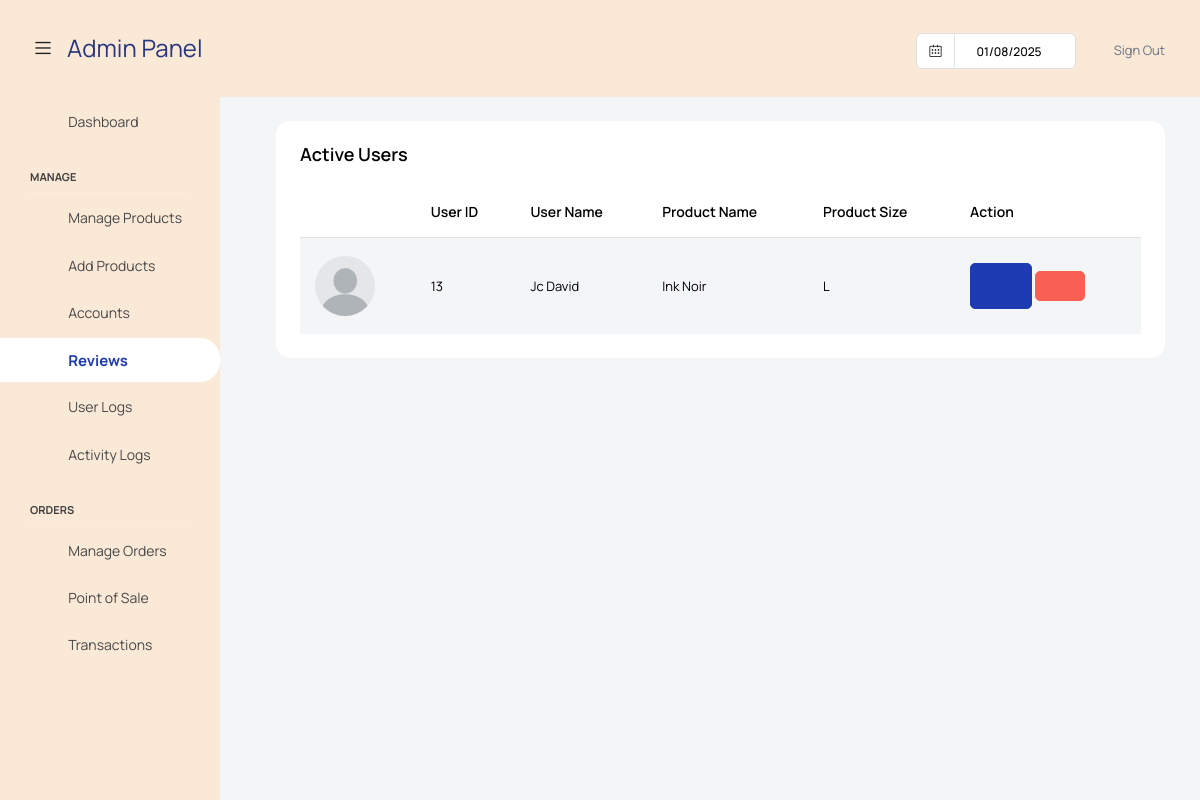
/admin/reviews.php (signed in), run on an earlier commit of the app's database.
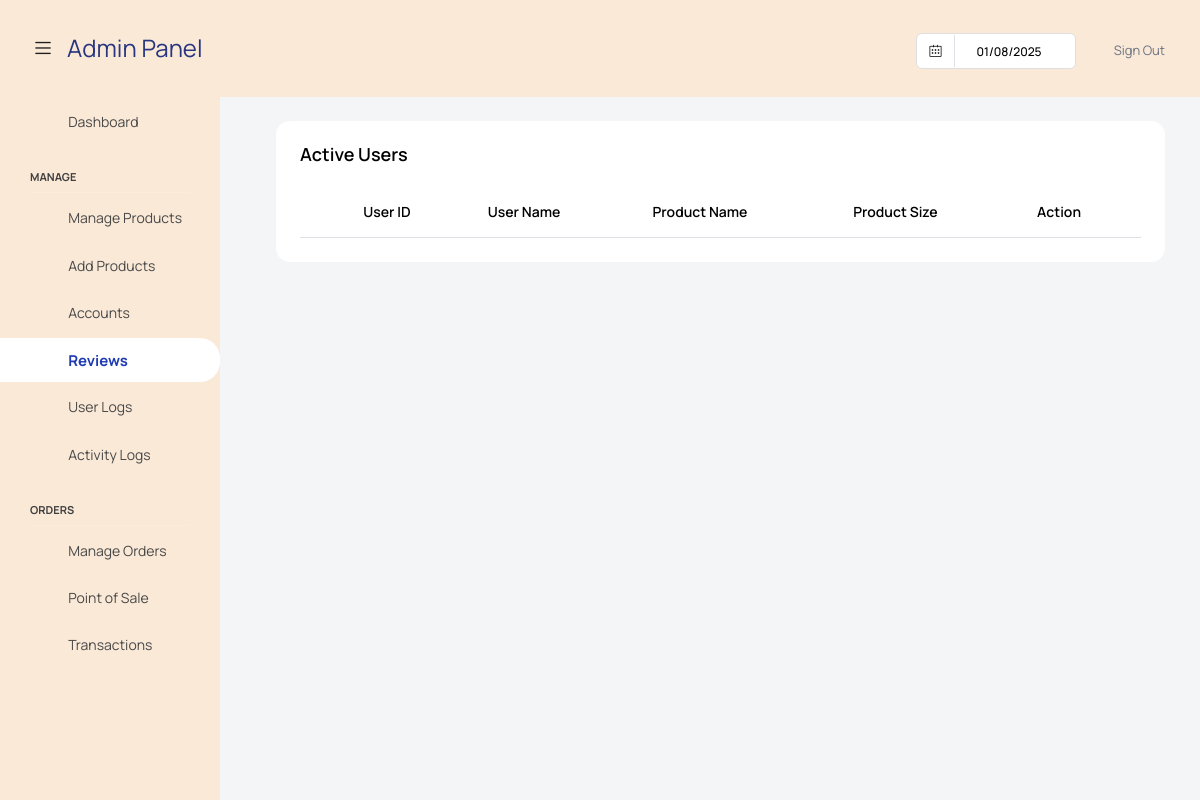
And on a later commit of the database.
### tables this page shows
CREATE TABLE `tbl_feedback` (
  `fd_id` int(11) NOT NULL,
  `product_id` int(11) NOT NULL,
  `fd_comment` varchar(255) NOT NULL,
  `fd_date` date DEFAULT current_timestamp(),
  `user_id` int(11) NOT NULL,
  `variation_id` int(11) NOT NULL
);

CREATE TABLE `users` (
  `user_id` int(11) NOT NULL,
  `first_name` varchar(200) NOT NULL,
  `last_name` varchar(255) NOT NULL,
  `email` varchar(255) NOT NULL,
  `password` varchar(150) NOT NULL,
  `contact_no` varchar(10) DEFAULT NULL,
  `gender` varchar(255) DEFAULT NULL,
  `date_of_birth` date DEFAULT NULL,
  `picture_path` varchar(255) DEFAULT '../images/icon/profile.png',
  `registered_at` date NOT NULL DEFAULT current_timestamp(),
  `isAdmin` int(11) NOT NULL DEFAULT 0,
  `status_id` int(11) DEFAULT 1
);

CREATE TABLE `product` (
  `product_id` int(11) NOT NULL,
  `product_name` varchar(200) NOT NULL,
  `product_desc` text NOT NULL,
  `product_image` varchar(255) NOT NULL,
  `price` int(11) NOT NULL,
  `category_id` int(11) NOT NULL,
  `uploaded_date` date NOT NULL DEFAULT current_timestamp(),
  `availability` int(11) DEFAULT 1
);

CREATE TABLE `sizes` (
  `size_id` int(11) NOT NULL,
  `size_name` varchar(100) NOT NULL
);

### admin/reviews.php (the view, shortened to what this page needs)
<!DOCTYPE html>
<html lang="en">
  <head>
     <link rel="stylesheet" href="https://cdn.datatables.net/1.13.5/css/jquery.dataTables.min.css">
  </head>
  <body >
    <div class="container-scroller">
        <?php require_once("./navbar.php"); ?>
        <div class="container-fluid page-body-wrapper">
        <?php require_once("./sidebar.php"); ?>
            <div class="main-panel">
                <div class="content-wrapper">
                    <div class="row">
                    <div class="col-lg-12 grid-margin stretch-card">
            <div class="card">
            <div class="card-body">
            <h4 class="card-title">Active Users</h4>
                <div class="table-responsive">
                <table id="productTable" class="table table-striped nowrap" style="width:100%">
                            <thead>
                            <tr>
                                <th></th>
                                <th>User ID</th>
                                <th>User Name</th>
                                <th>Product Name</th>
                                <th>Product Size</th>
                                <th>Action</th>
                            </tr>
                            </thead>
                            <tbody>
                            <?php
                                $query = "SELECT tf.*, CONCAT(tu.first_name, ' ', tu.last_name) as full_name, tu.picture_path, tp.product_name, ts.size_name FROM tbl_feedback tf
                                INNER JOIN users tu ON tu.user_id = tf.user_id
                                INNER JOIN product tp ON tp.product_id = tf.product_id
                                INNER JOIN product_size_variation tpsv ON tpsv.variation_id = tf.variation_id
                                INNER JOIN sizes ts ON ts.size_id = tpsv.size_id";
                                $stmt = $conn->prepare($query);
                                $stmt->execute();
                                $result = $stmt->get_result();
                                while ($data = $result->fetch_assoc()) {
                            ?>
                            <tr>
                                <td>
                                    <img src="<?php echo $data['picture_path'];?>" alt="image" class="img-sm rounded-circle" style="height: 60px; width: 60px; object-fit: contain;" />
                                </td>
                                <td><?php echo $data['user_id'];?></td>
                                <td><?php echo $data['full_name'];?></td>
                                <td><?php echo $data['product_name'];?></td>
                                <td><?php echo $data['size_name'];?></td>
                                <td>
                                    <button type="button" class="btn btn-primary" data-bs-toggle="modal" data-bs-target="#receiptDetails<?php echo $data["fd_id"] ?>">
                                    <i class="fa-solid fa-eye" style="color: #fcfcfc;"></i>
                                    </button>
                                    <button type="button" class="btn btn-danger removeComment" id="<?php echo $data["fd_id"] ?>" >
                                    </button>
                                </td>
                            </tr>
                            </div>
                            <?php
                                }
                            ?>
                            </tbody>
                        </table>
            </div>
            </div>
        </div>
                    </div>
                </div>
            </div>
        </div>
    </div>
  </body>
</html>

What changed in the data, as far as the page shows it:
removed tbl_feedback: user.picture_path (placeholder picture), user "13", full_name "Jc David", product.product_name "Ink Noir", sizes.size_name "L"
